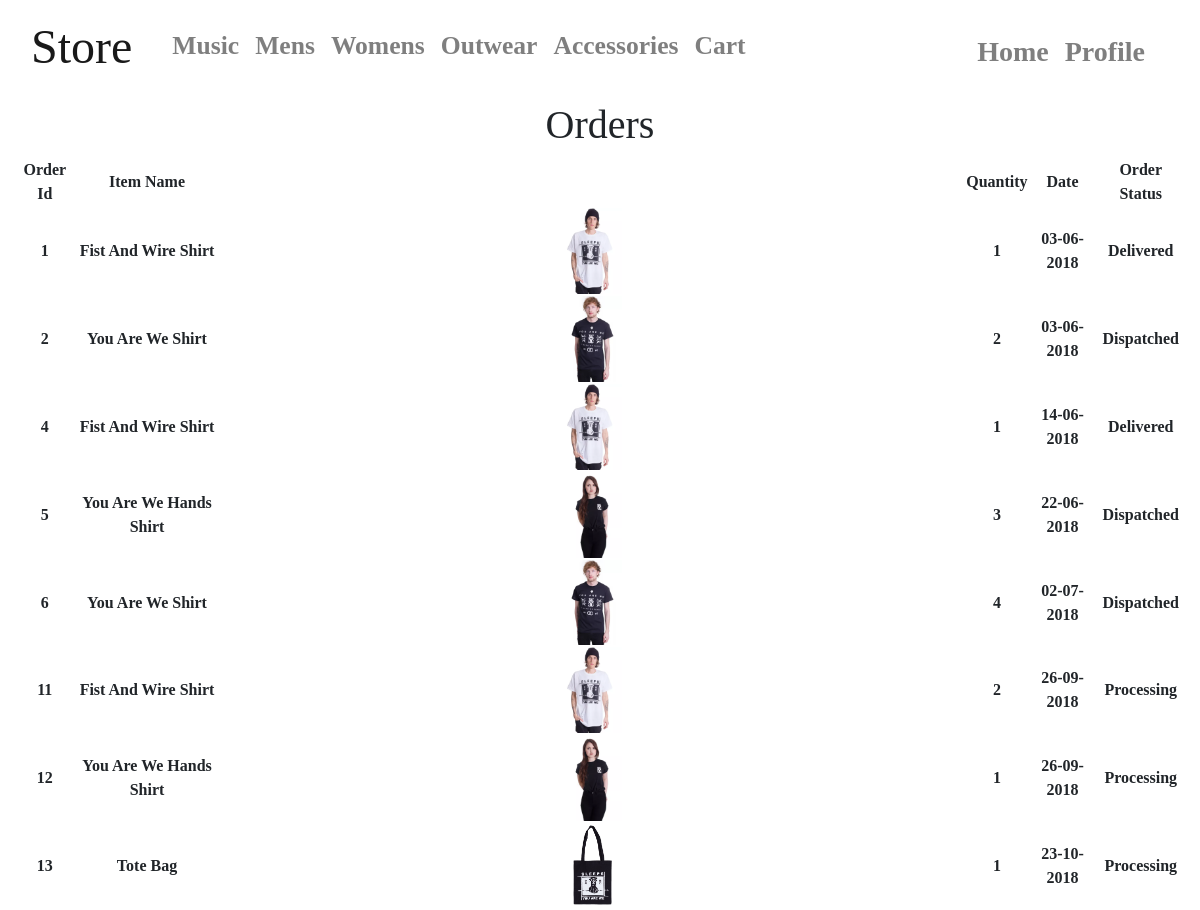
/store/orders (signed in), run on the app's committed database.
### app/models.py (models this page shows, shortened)
class User(UserMixin, db.Model):
    id = db.Column(db.Integer, primary_key=True)
    username = db.Column(db.String(64), index=True, unique=True)
    email = db.Column(db.String(120), index=True, unique=True)
    password_hash = db.Column(db.String(128))
    name = db.Column(db.String(40), index=True)
    address1 = db.Column(db.String(40), index=True)
    address2 = db.Column(db.String(40), index=True)
    towncity = db.Column(db.String(40), index=True)
    postcode = db.Column(db.String(40), index=True)
    accesslevel = db.Column(db.Integer, index=True)
    card = db.Column(db.String)

class orders(db.Model):
    order_id = db.Column(db.Integer, primary_key=True)
    userid = db.Column(db.Integer)
    item_id = db.Column(db.Integer)
    item_quant = db.Column(db.Integer)
    order_status = db.Column(db.String(40))
    date = db.Column(db.String)
    price = db.Column(db.Integer)
    card = db.Column(db.String)

class Store(db.Model):
    id = db.Column(db.Integer, primary_key=True)
    name = db.Column(db.String(40))
    image = db.Column(db.String(40))
    cat = db.Column(db.String(40))
    price = db.Column(db.Float)
    sale = db.Column(db.Integer)
    back_image = db.Column(db.String)
    cost = db.Column(db.Float)

### app/routes.py (the view)
@app.route("/store/orders")
@login_required
def the_orders():
    return render_template("user/orders.html", title="Store-", store=Store.query.all(), orders=orders.query.all(), user=User.query.all())

### app/models.py (called while the page is built)
@login.user_loader
def load_user(the_id):
    return User.query.get(int(the_id))

### app/templates/user/orders.html (shortened to what this page needs)
{% extends "store/layout_store.html" %}
{% block body %}
<div class="text-center" style="font-family: Rockwell">
<h1>Orders</h1>
{% for user in user %}
    {% if user.id == current_user.id %}
        <table id="tblProduct", width="100%">
        <tr>
            <th>Order Id</th>
            <th>Item Name</th>
            <th> </th>
            <th>Quantity</th>
            <th>Date</th>
            <th>Order Status</th>
        </tr>
        {% for j in orders %}
            {% if j.userid == current_user.id %}
                {% for k in store %}
                    {% if k.id == j.item_id %}
                        <tr>
                            <th>{{ j.order_id }}</th>
                            <th>{{ k.name }}</th>
                            <th> <img src="{{ url_for("static", filename=k.image) }}" style="width: 8%"> </th>
                            <th>{{ j.item_quant }}</th>
                            <th>{{ j.date }}</th>
                            <th>{{ j.order_status }}</th>
                        </tr>
                        {% endif %}
                    {% endfor %}
                {% endif %}
        {% endfor %}
    {% endif %}
{% endfor %}
    </table>
</div>
{% endblock %}

### data on the page
orders: order_id "1", item_quant "1", date "03-06-2018", order_status "Delivered"
Store: name "Fist And Wire Shirt", image (picture)
orders: order_id "2", item_quant "2", date "03-06-2018", order_status "Dispatched"
Store: name "You Are We Shirt", image (picture)
orders: order_id "4", item_quant "1", date "14-06-2018", order_status "Delivered"
orders: order_id "5", item_quant "3", date "22-06-2018", order_status "Dispatched"
Store: name "You Are We Hands Shirt", image (picture)
orders: order_id "6", item_quant "4", date "02-07-2018", order_status "Dispatched"
orders: order_id "11", item_quant "2", date "26-09-2018", order_status "Processing"
orders: order_id "12", item_quant "1", date "26-09-2018", order_status "Processing"
orders: order_id "13", item_quant "1", date "23-10-2018", order_status "Processing"
Store: name "Tote Bag", image (picture)
